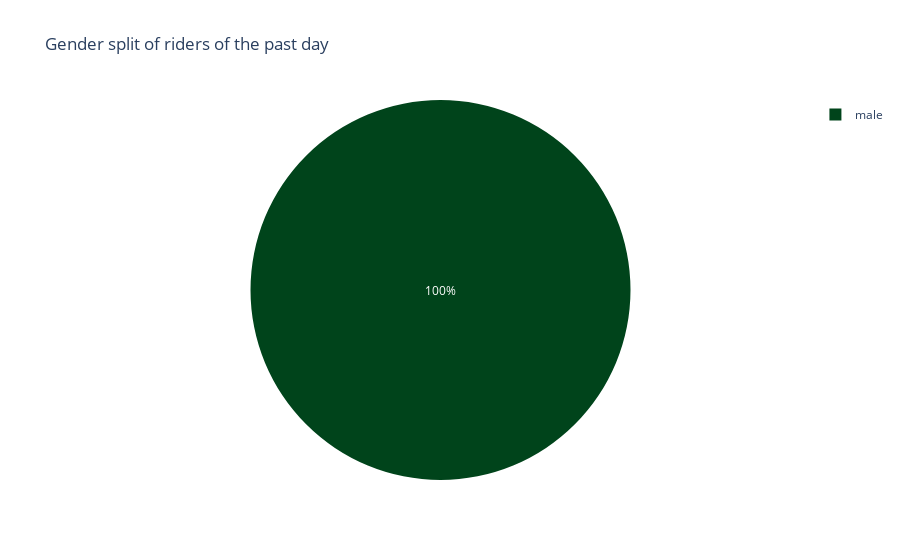

Here is the notebook cell this chart was saved with:
### Markdown cell above
#### Gender split of riders of the past day

### Code cell
query = f"""
WITH rides AS (  
    SELECT *, CAST(start_time AS DATE) AS start_date
    FROM yusra_stories_production.rides
    ),
riders AS (
SELECT DISTINCT (user_id), name, gender, age
FROM yusra_stories_production.users
JOIN rides
USING (user_id)
WHERE start_date = '{current_date}'
)
SELECT gender, COUNT(*) AS number_of_riders
FROM riders
GROUP BY gender;
"""
riders_gender_split = pd.read_sql_query(query, con)
riders_gender_split
px.pie(riders_gender_split, values='number_of_riders', names='gender', title=f'Gender split of riders of the past day', color_discrete_sequence=px.colors.sequential.Greens_r)

### Figure 1 — Plotly figure (JSON) as saved in the notebook; plotly's stock layout.template omitted (floating-point values rounded to 4 significant figures)
{"data": [{"domain": {"x": [0, 1], "y": [0, 1]}, "hovertemplate": "gender=%{label}<br>number_of_riders=%{value}<extra></extra>", "labels": ["male"], "legendgroup": "", "name": "", "showlegend": true, "type": "pie", "values": [1]}], "layout": {"legend": {"tracegroupgap": 0}, "piecolorway": ["rgb(0,68,27)", "rgb(0,109,44)", "rgb(35,139,69)", "rgb(65,171,93)", "rgb(116,196,118)", "rgb(161,217,155)", "rgb(199,233,192)", "rgb(229,245,224)", "rgb(247,252,245)"], "title": {"text": "Gender split of riders of the past day"}}}
